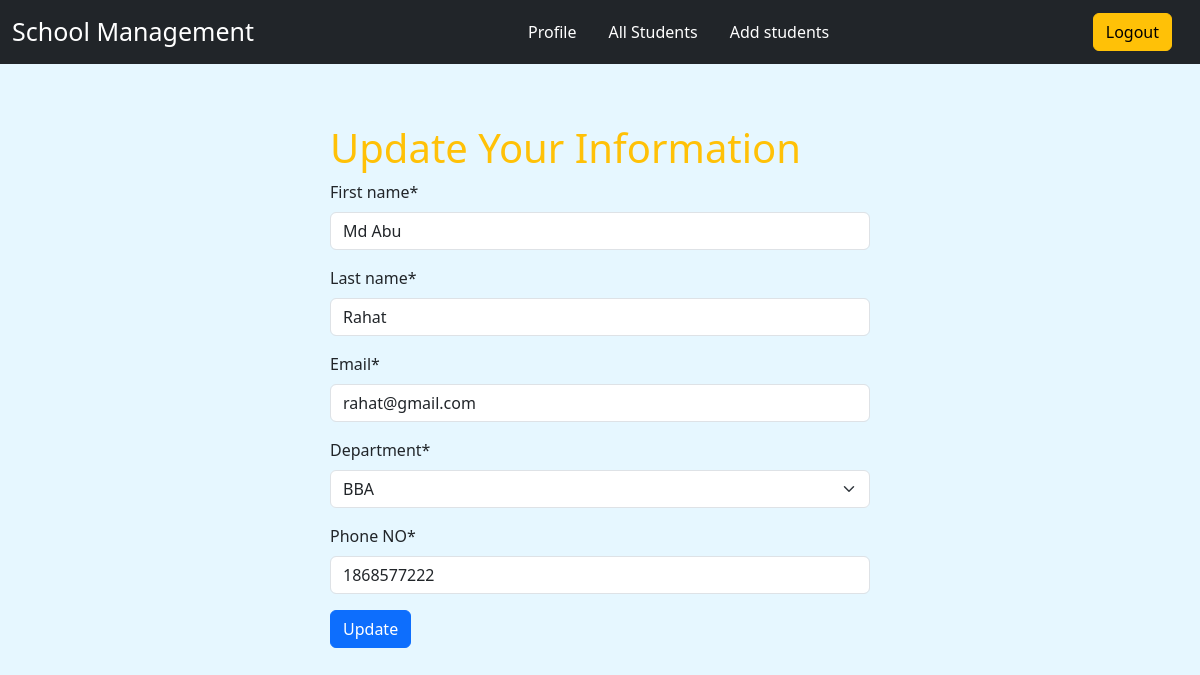
/update/1 (signed in), run on the app's committed database.
### first_app/models.py (models this page shows, shortened)
class Student(models.Model):
    First_name=models.CharField(max_length=20)
    Last_name=models.CharField(max_length=20)
    Email=models.EmailField()
    Department=models.CharField(max_length=30,choices=DEPARTMENT)
    Phone_NO=models.PositiveIntegerField()

### first_app/views.py (the view)
# urls.py: path('update/<int:id>',views.Edit_Student,name='edit_student'),
def Edit_Student(request,id):
    if request.user.is_authenticated:
        student=Student.objects.get(pk=id)
        form=StudentForm(instance=student)
        if request.method =="POST":
            form=StudentForm(request.POST,instance=student)
            if form.is_valid():
                form.save()
                return redirect('home')
        else:
            form=StudentForm(instance=student)
        return render(request,'edit_student.html',{'form': form})
    else:
        return redirect('login')

### first_app/forms.py
class StudentForm(forms.ModelForm):
    class Meta:
        model =Student
        fields ="__all__"

### templates/edit_student.html (shortened to what this page needs)
{% extends "index.html" %}
{% load crispy_forms_tags %}
{% block content %}
<form action="" method='POST' style='width: 50%; margin :auto;'>
    <h1 class="text-warning">Update Your Information</h1>
{{form | crispy}}
<button class='btn btn-primary'>Update</button>
</form>
{% endblock content %}

### first_app/static/css/style.css (style rules this page uses)
body { background: none; background-color: #E6F7FF !important; }

### data on the page
Student: First_name "Md Abu", Last_name "Rahat", Email "rahat@gmail.com", Department "BBA", Phone_NO "1868577222"
